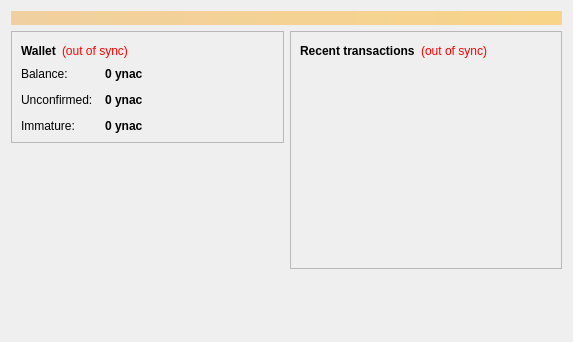
<?xml version="1.0" encoding="UTF-8"?>
<ui version="4.0">
 <class>OverviewPage</class>
 <widget class="QWidget" name="OverviewPage">
  <property name="geometry">
   <rect>
    <x>0</x>
    <y>0</y>
    <width>573</width>
    <height>342</height>
   </rect>
  </property>
  <property name="windowTitle">
   <string>Form</string>
  </property>
  <layout class="QVBoxLayout" name="topLayout">
   <item>
    <widget class="QLabel" name="labelAlerts">
     <property name="visible">
      <bool>false</bool>
     </property>
     <property name="styleSheet">
      <string notr="true">background-color: qlineargradient(x1: 0, y1: 0, x2: 1, y2: 0, stop:0 #F0D0A0, stop:1 #F8D488); color:#000000;</string>
     </property>
     <property name="wordWrap">
      <bool>true</bool>
     </property>
     <property name="margin">
      <number>3</number>
     </property>
    </widget>
   </item>
   <item>
    <layout class="QHBoxLayout" name="horizontalLayout" stretch="1,1">
     <item>
      <layout class="QVBoxLayout" name="verticalLayout_2">
       <item>
        <widget class="QFrame" name="frame">
         <property name="frameShape">
          <enum>QFrame::StyledPanel</enum>
         </property>
         <property name="frameShadow">
          <enum>QFrame::Raised</enum>
         </property>
         <layout class="QVBoxLayout" name="verticalLayout_4">
          <item>
           <layout class="QHBoxLayout" name="horizontalLayout_4">
            <item>
             <widget class="QLabel" name="label_5">
              <property name="font">
               <font>
                <weight>75</weight>
                <bold>true</bold>
               </font>
              </property>
              <property name="text">
               <string>Wallet</string>
              </property>
             </widget>
            </item>
            <item>
             <widget class="QLabel" name="labelWalletStatus">
              <property name="toolTip">
               <string>The displayed information may be out of date. Your wallet automatically synchronizes with the yonacoin network after a connection is established, but this process has not completed yet.</string>
              </property>
              <property name="styleSheet">
               <string notr="true">QLabel { color: red; }</string>
              </property>
              <property name="text">
               <string notr="true">(out of sync)</string>
              </property>
              <property name="alignment">
               <set>Qt::AlignLeading|Qt::AlignLeft|Qt::AlignVCenter</set>
              </property>
             </widget>
            </item>
            <item>
             <spacer name="horizontalSpacer_2">
              <property name="orientation">
               <enum>Qt::Horizontal</enum>
              </property>
              <property name="sizeHint" stdset="0">
               <size>
                <width>40</width>
                <height>20</height>
               </size>
              </property>
             </spacer>
            </item>
           </layout>
          </item>
          <item>
           <layout class="QFormLayout" name="formLayout_2">
            <property name="fieldGrowthPolicy">
             <enum>QFormLayout::AllNonFixedFieldsGrow</enum>
            </property>
            <property name="horizontalSpacing">
             <number>12</number>
            </property>
            <property name="verticalSpacing">
             <number>12</number>
            </property>
            <item row="0" column="0">
             <widget class="QLabel" name="label">
              <property name="text">
               <string>Balance:</string>
              </property>
             </widget>
            </item>
            <item row="0" column="1">
             <widget class="QLabel" name="labelBalance">
              <property name="font">
               <font>
                <weight>75</weight>
                <bold>true</bold>
               </font>
              </property>
              <property name="cursor">
               <cursorShape>IBeamCursor</cursorShape>
              </property>
              <property name="toolTip">
               <string>Your current balance</string>
              </property>
              <property name="text">
               <string notr="true">0 ynac</string>
              </property>
              <property name="textInteractionFlags">
               <set>Qt::LinksAccessibleByMouse|Qt::TextSelectableByKeyboard|Qt::TextSelectableByMouse</set>
              </property>
             </widget>
            </item>
            <item row="1" column="0">
             <widget class="QLabel" name="label_3">
              <property name="text">
               <string>Unconfirmed:</string>
              </property>
             </widget>
            </item>
            <item row="1" column="1">
             <widget class="QLabel" name="labelUnconfirmed">
              <property name="font">
               <font>
                <weight>75</weight>
                <bold>true</bold>
               </font>
              </property>
              <property name="cursor">
               <cursorShape>IBeamCursor</cursorShape>
              </property>
              <property name="toolTip">
               <string>Total of transactions that have yet to be confirmed, and do not yet count toward the current balance</string>
              </property>
              <property name="text">
               <string notr="true">0 ynac</string>
              </property>
              <property name="textInteractionFlags">
               <set>Qt::LinksAccessibleByMouse|Qt::TextSelectableByKeyboard|Qt::TextSelectableByMouse</set>
              </property>
             </widget>
            </item>
            <item row="2" column="0">
             <widget class="QLabel" name="labelImmatureText">
              <property name="text">
               <string>Immature:</string>
              </property>
             </widget>
            </item>
            <item row="2" column="1">
             <widget class="QLabel" name="labelImmature">
              <property name="font">
               <font>
                <weight>75</weight>
                <bold>true</bold>
               </font>
              </property>
              <property name="toolTip">
               <string>Mined balance that has not yet matured</string>
              </property>
              <property name="text">
               <string notr="true">0 ynac</string>
              </property>
              <property name="textInteractionFlags">
               <set>Qt::LinksAccessibleByMouse|Qt::TextSelectableByKeyboard|Qt::TextSelectableByMouse</set>
              </property>
             </widget>
            </item>
           </layout>
          </item>
         </layout>
        </widget>
       </item>
       <item>
        <spacer name="verticalSpacer">
         <property name="orientation">
          <enum>Qt::Vertical</enum>
         </property>
         <property name="sizeHint" stdset="0">
          <size>
           <width>20</width>
           <height>40</height>
          </size>
         </property>
        </spacer>
       </item>
      </layout>
     </item>
     <item>
      <layout class="QVBoxLayout" name="verticalLayout_3">
       <item>
        <widget class="QFrame" name="frame_2">
         <property name="frameShape">
          <enum>QFrame::StyledPanel</enum>
         </property>
         <property name="frameShadow">
          <enum>QFrame::Raised</enum>
         </property>
         <layout class="QVBoxLayout" name="verticalLayout">
          <item>
           <layout class="QHBoxLayout" name="horizontalLayout_2">
            <item>
             <widget class="QLabel" name="label_4">
              <property name="text">
               <string>&lt;b&gt;Recent transactions&lt;/b&gt;</string>
              </property>
             </widget>
            </item>
            <item>
             <widget class="QLabel" name="labelTransactionsStatus">
              <property name="toolTip">
               <string>The displayed information may be out of date. Your wallet automatically synchronizes with the yonacoin network after a connection is established, but this process has not completed yet.</string>
              </property>
              <property name="styleSheet">
               <string notr="true">QLabel { color: red; }</string>
              </property>
              <property name="text">
               <string notr="true">(out of sync)</string>
              </property>
              <property name="alignment">
               <set>Qt::AlignRight|Qt::AlignTrailing|Qt::AlignVCenter</set>
              </property>
             </widget>
            </item>
            <item>
             <spacer name="horizontalSpacer">
              <property name="orientation">
               <enum>Qt::Horizontal</enum>
              </property>
              <property name="sizeHint" stdset="0">
               <size>
                <width>40</width>
                <height>20</height>
               </size>
              </property>
             </spacer>
            </item>
           </layout>
          </item>
          <item>
           <widget class="QListView" name="listTransactions">
            <property name="styleSheet">
             <string notr="true">QListView { background: transparent; }</string>
            </property>
            <property name="frameShape">
             <enum>QFrame::NoFrame</enum>
            </property>
            <property name="verticalScrollBarPolicy">
             <enum>Qt::ScrollBarAlwaysOff</enum>
            </property>
            <property name="horizontalScrollBarPolicy">
             <enum>Qt::ScrollBarAlwaysOff</enum>
            </property>
            <property name="selectionMode">
             <enum>QAbstractItemView::NoSelection</enum>
            </property>
           </widget>
          </item>
         </layout>
        </widget>
       </item>
       <item>
        <spacer name="verticalSpacer_2">
         <property name="orientation">
          <enum>Qt::Vertical</enum>
         </property>
         <property name="sizeHint" stdset="0">
          <size>
           <width>20</width>
           <height>40</height>
          </size>
         </property>
        </spacer>
       </item>
      </layout>
     </item>
    </layout>
   </item>
  </layout>
 </widget>
 <resources/>
 <connections/>
</ui>
